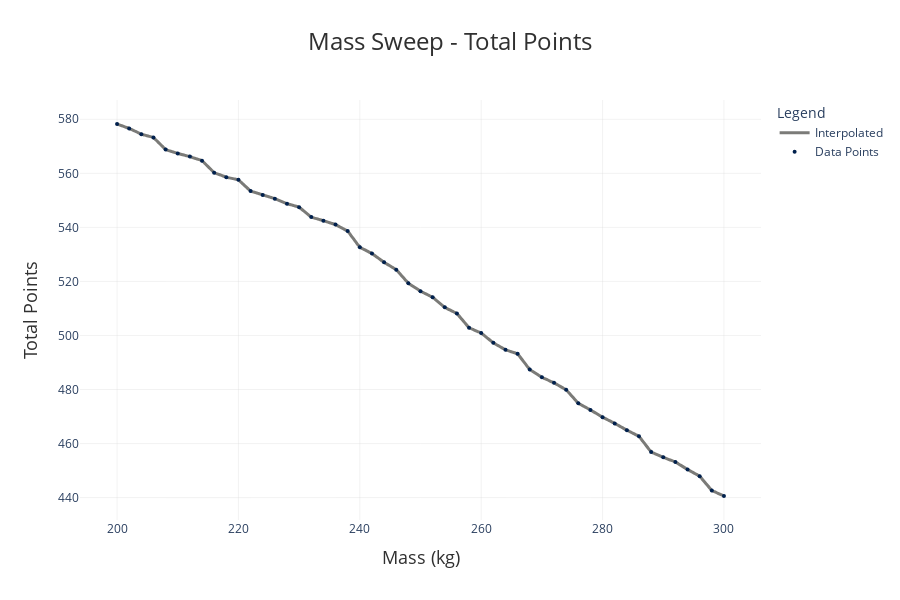

Notebook code cell kept with this figure:
### Markdown cell above
Calling .sweep() on the Sweeper class object returns a SweepResults object. We can produce graphs with this SweepResults object. By default, the y-variable in the graph is the total number of points earned in a competition. Optionally, we can also choose to graph other y-variables such as event times and event points by passing arguments like y_var="accel_pts" (indicating Accel event points) or y_var="endurance_t" (indicating time taken to complete Endurance event).

### Code cell
mass_results.plot(
    x_label="Mass (kg)",
    y_label="Total Points",
    title="Mass Sweep - Total Points",
)

### Figure 1 — Plotly figure (JSON) as saved in the notebook; plotly's stock layout.template omitted (floating-point values rounded to 4 significant figures; data arrays with more than 128 entries replaced by an {"elided": "..."} marker saying what was removed)
{"data": [{"hovertemplate": "mass: %{x}<br>total_pts: %{y:.2f}<extra></extra>", "line": {"color": "#7B7B78", "shape": "spline", "width": 3}, "mode": "lines", "name": "Interpolated", "type": "scatter", "x": {"elided": "255 float values"}, "y": {"elided": "255 float values"}}, {"hoverinfo": "none", "marker": {"color": "#00204D", "size": 4}, "mode": "markers", "name": "Data Points", "type": "scatter", "x": [200, 202, 204, 206, 208, 210, 212, 214, 216, 218, 220, 222, 224, 226, 228, 230, 232, 234, 236, 238, 240, 242, 244, 246, 248, 250, 252, 254, 256, 258, 260, 262, 264, 266, 268, 270, 272, 274, 276, 278, 280, 282, 284, 286, 288, 290, 292, 294, 296, 298, 300], "y": [578.3, 576.6, 574.5, 573.3, 568.8, 567.4, 566.2, 564.7, 560.3, 558.6, 557.6, 553.4, 552.0, 550.6, 548.8, 547.5, 543.8, 542.5, 541.0, 538.6, 532.7, 530.3, 527.1, 524.4, 519.3, 516.4, 514.1, 510.4, 508.1, 502.9, 500.9, 497.3, 494.7, 493.2, 487.4, 484.5, 482.5, 479.9, 474.9, 472.4, 469.8, 467.5, 465.0, 462.7, 456.9, 454.9, 453.2, 450.4, 447.9, 442.6, 440.6]}], "layout": {"height": 600, "hovermode": "closest", "legend": {"title": {"text": "Legend"}}, "margin": {"b": 80, "l": 80, "r": 80, "t": 100}, "plot_bgcolor": "white", "showlegend": true, "title": {"font": {"color": "#303030", "size": 24}, "text": "Mass Sweep - Total Points", "x": 0.5, "xanchor": "center"}, "width": 900, "xaxis": {"gridcolor": "rgba(211, 211, 211, 0.3)", "gridwidth": 1, "showgrid": true, "title": {"font": {"color": "#303030", "size": 18}, "text": "Mass (kg)"}, "zeroline": true, "zerolinecolor": "rgba(211, 211, 211, 0.8)", "zerolinewidth": 2}, "yaxis": {"gridcolor": "rgba(211, 211, 211, 0.3)", "gridwidth": 1, "showgrid": true, "title": {"font": {"color": "#303030", "size": 18}, "text": "Total Points"}, "zeroline": true, "zerolinecolor": "rgba(211, 211, 211, 0.8)", "zerolinewidth": 2}}}
